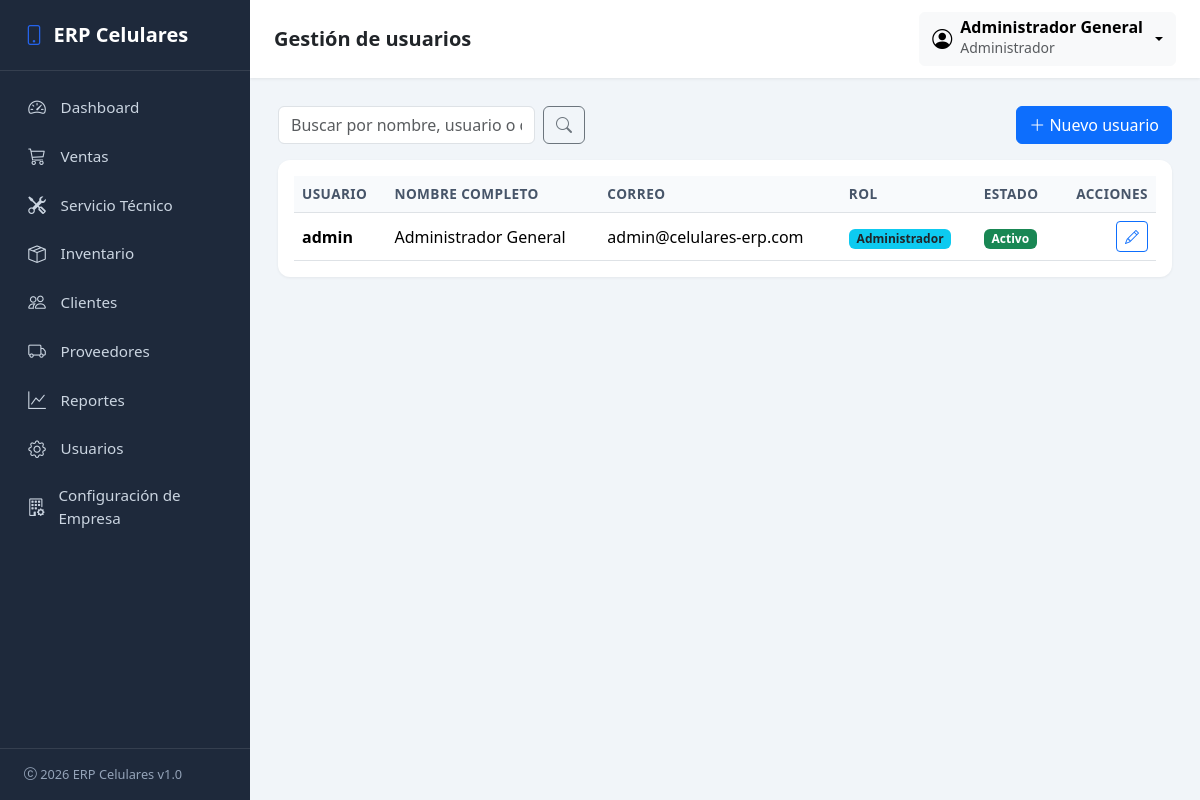
Page /cuentas/usuarios/ (signed in) on the committed database.
### company/models.py (models this page shows, shortened)
class Company(models.Model):
    class TipoEmpresa(models.TextChoices):
        NATURAL = 'natural', 'Persona Natural'
        JURIDICA = 'juridica', 'Persona Jurídica'
    class RegimenTributario(models.TextChoices):
        SIMPLIFICADO = 'simplificado', 'Régimen Simplificado'
        COMUN = 'comun', 'Régimen Común'
        SIMPLE = 'simple', 'Régimen Simple de Tributación'
        NO_RESPONSABLE = 'no_responsable', 'No Responsable de IVA'
    class Moneda(models.TextChoices):
        COP = 'COP', 'Peso Colombiano (COP)'
        USD = 'USD', 'Dólar Estadounidense (USD)'
        EUR = 'EUR', 'Euro (EUR)'
        MXN = 'MXN', 'Peso Mexicano (MXN)'
    class Idioma(models.TextChoices):
        ES = 'es', 'Español'
        EN = 'en', 'Inglés'
    class Estado(models.TextChoices):
        ACTIVA = 'activa', 'Activa'
        SUSPENDIDA = 'suspendida', 'Suspendida'
        PRUEBA = 'prueba', 'En prueba'
    nombre_comercial = models.CharField('Nombre comercial', max_length=150, blank=True)
    razon_social = models.CharField('Razón social', max_length=150, blank=True)
    nit = models.CharField('NIT', max_length=30, blank=True)
    tipo_empresa = models.CharField(
        'Tipo de empresa', max_length=20,
        choices=TipoEmpresa.choices, blank=True,
    )
    regimen_tributario = models.CharField(
        'Régimen tributario', max_length=20,
        choices=RegimenTributario.choices, blank=True,
    )
    responsable_iva = models.BooleanField('Responsable de IVA', default=True)
    actividad_economica = models.CharField(
        'Actividad económica', max_length=150, blank=True,
        help_text='Código CIIU y/o descripción de la actividad principal.',
    )
    direccion = models.CharField('Dirección', max_length=255, blank=True)
    pais = models.CharField('País', max_length=100, blank=True, default='Colombia')
    departamento = models.CharField('Departamento', max_length=100, blank=True)
    municipio = models.CharField('Municipio / Ciudad', max_length=100, blank=True)
    codigo_postal = models.CharField('Código postal', max_length=20, blank=True)
    telefono = models.CharField('Teléfono', max_length=30, blank=True)
    whatsapp = models.CharField('WhatsApp', max_length=30, blank=True)
    correo = models.EmailField('Correo electrónico', blank=True)
    sitio_web = models.URLField('Sitio web', blank=True)
    moneda = models.CharField('Moneda', max_length=3, choices=Moneda.choices, default=Moneda.COP)
    simbolo_moneda = models.CharField('Símbolo de moneda', max_length=5, default='$')
    idioma = models.CharField('Idioma', max_length=5, choices=Idioma.choices, default=Idioma.ES)
    zona_horaria = models.CharField('Zona horaria', max_length=50, default='America/Bogota')
    fecha_creacion = models.DateTimeField('Fecha de creación', auto_now_add=True)
    fecha_modificacion = models.DateTimeField('Fecha de última modificación', auto_now=True)
    estado = models.CharField('Estado', max_length=20, choices=Estado.choices, default=Estado.ACTIVA)
    activo = models.BooleanField('Activo', default=True)
    licencia = models.CharField('Licencia', max_length=50, blank=True, default='Estándar')
    version_erp = models.CharField('Versión del ERP', max_length=20, blank=True, default='1.0')
    class Meta:
        verbose_name = 'Empresa'
        verbose_name_plural = 'Configuración de Empresa'
    @classmethod
    def get_solo(cls):
        obj, _creado = cls.objects.get_or_create(pk=1)
        return obj

### accounts/models.py (models this page shows, shortened)
class CustomUser(AbstractUser):
    class Roles(models.TextChoices):
        ADMIN = 'admin', 'Administrador'
        VENDEDOR = 'vendedor', 'Vendedor'
        TECNICO = 'tecnico', 'Técnico'
    role = models.CharField(
        'Rol',
        max_length=20,
        choices=Roles.choices,
        default=Roles.VENDEDOR,
    )
    telefono = models.CharField('Teléfono', max_length=30, blank=True)
    class Meta:
        verbose_name = 'Usuario'
        verbose_name_plural = 'Usuarios'
    @property
    def es_admin(self):
        return self.role == self.Roles.ADMIN or self.is_superuser

### accounts/views.py (the view, shortened to what this page needs)
# urls.py: path('usuarios/', views.user_list, name='user_list'),
@admin_required
def user_list(request):
    busqueda = request.GET.get('q', '').strip()
    usuarios = CustomUser.objects.all().order_by('username')
    contexto = {'usuarios': usuarios, 'busqueda': busqueda}
    return render(request, 'accounts/user_list.html', contexto)

### company/context_processors.py (called while the page is built)
def company_context(request):
    try:
        company = Company.get_solo()
        branding = getattr(company, 'identidad_visual', None)
    except (OperationalError, ProgrammingError):
        company = None
        branding = None
    return {
        'company_config': company,
        'branding_config': branding,
    }

### templates/accounts/user_list.html (shortened to what this page needs)
{% extends 'base.html' %}
{% block page_title %}Gestión de usuarios{% endblock %}
{% block content %}
<div class="d-flex flex-wrap justify-content-between align-items-center mb-3 gap-2">
    <form class="d-flex" method="get" style="max-width: 360px;">
        <input type="text" name="q" value="{{ busqueda }}" class="form-control me-2"
               placeholder="Buscar por nombre, usuario o correo...">
        <button class="btn btn-outline-secondary" type="submit"><i class="bi bi-search"></i></button>
    </form>
    <a href="{% url 'accounts:user_create' %}" class="btn btn-primary">
        <i class="bi bi-plus-lg"></i> Nuevo usuario
    </a>
</div>
<div class="card">
    <div class="card-body">
        <div class="table-responsive">
            <table class="table table-hover align-middle mb-0">
                <thead>
                    <tr>
                        <th>Usuario</th>
                        <th>Nombre completo</th>
                        <th>Correo</th>
                        <th>Rol</th>
                        <th>Estado</th>
                        <th class="text-end">Acciones</th>
                    </tr>
                </thead>
                <tbody>
                    {% for u in usuarios %}
                    <tr>
                        <td class="fw-semibold">{{ u.username }}</td>
                        <td>{{ u.get_full_name|default:"—" }}</td>
                        <td>{{ u.email|default:"—" }}</td>
                        <td><span class="badge bg-info text-dark">{{ u.get_role_display }}</span></td>
                        <td>
                            {% if u.is_active %}
                                <span class="badge bg-success">Activo</span>
                            {% else %}
                                <span class="badge bg-secondary">Inactivo</span>
                            {% endif %}
                        </td>
                        <td class="text-end">
                            <a href="{% url 'accounts:user_update' u.pk %}" class="btn btn-sm btn-outline-primary">
                                <i class="bi bi-pencil"></i>
                            </a>
                        </td>
                    </tr>
                    {% empty %}
                    <tr><td colspan="6" class="text-center text-muted py-4">No se encontraron usuarios.</td></tr>
                    {% endfor %}
                </tbody>
            </table>
        </div>
    </div>
</div>
{% endblock %}

### templates/base.html (shortened to what this page needs)
{% load static %}
<!DOCTYPE html>
<html lang="es">
<head>
    <link href="https://cdn.jsdelivr.net/npm/bootstrap@5.3.3/dist/css/bootstrap.min.css" rel="stylesheet">
    <link href="https://cdn.jsdelivr.net/npm/bootstrap-icons@1.11.3/font/bootstrap-icons.css" rel="stylesheet">
    <link href="{% static 'css/styles.css' %}" rel="stylesheet">
    <link href="{% static 'css/loading.css' %}" rel="stylesheet">
</head>
<body class="erp-loading-activo">
    <aside class="erp-sidebar" id="erpSidebar">
        <div class="sidebar-brand">
            {% if branding_config and branding_config.logo_principal %}
            <img src="{{ branding_config.logo_principal.url }}" alt="Logo" style="height: 28px; width: auto;">
            {% else %}
            <i class="bi bi-phone"></i>
            {% endif %}
            <span>{{ company_config.nombre_comercial|default:'ERP Celulares' }}</span>
        </div>
        <nav class="nav flex-column">
            <a href="{% url 'dashboard:index' %}" class="nav-link {% if seccion_activa == 'dashboard' %}active{% endif %}">
                <i class="bi bi-speedometer2"></i> Dashboard
            </a>
            {% if user.es_admin or user.role == 'vendedor' %}
            <a href="{% url 'sales:sale_list' %}" class="nav-link {% if seccion_activa == 'ventas' %}active{% endif %}">
                <i class="bi bi-cart3"></i> Ventas
            </a>
            {% endif %}
            {% if user.es_admin or user.role == 'tecnico' %}
            <a href="{% url 'repairs:order_list' %}" class="nav-link {% if seccion_activa == 'servicio' %}active{% endif %}">
                <i class="bi bi-tools"></i> Servicio Técnico
            </a>
            {% endif %}
            {% if user.es_admin %}
            <a href="{% url 'inventory:product_list' %}" class="nav-link {% if seccion_activa == 'inventario' %}active{% endif %}">
                <i class="bi bi-box-seam"></i> Inventario
            </a>
            {% endif %}
            <a href="{% url 'clients:client_list' %}" class="nav-link {% if seccion_activa == 'clientes' %}active{% endif %}">
                <i class="bi bi-people"></i> Clientes
            </a>
            <a href="#" class="nav-link {% if seccion_activa == 'proveedores' %}active{% endif %}">
                <i class="bi bi-truck"></i> Proveedores
            </a>
            <a href="#" class="nav-link {% if seccion_activa == 'reportes' %}active{% endif %}">
                <i class="bi bi-graph-up"></i> Reportes
            </a>
            {% if user.es_admin %}
            <a href="{% url 'accounts:user_list' %}" class="nav-link {% if seccion_activa == 'configuracion' %}active{% endif %}">
                <i class="bi bi-gear"></i> Usuarios
            </a>
            <a href="{% url 'company:config' %}" class="nav-link {% if seccion_activa == 'configuracion_empresa' %}active{% endif %}">
                <i class="bi bi-building-gear"></i> Configuración de Empresa
            </a>
            {% endif %}
        </nav>
        <div class="sidebar-footer">
            <i class="bi bi-c-circle"></i> 2026 ERP Celulares v1.0
        </div>
    </aside>
    <div class="erp-content">
        <nav class="erp-navbar d-flex align-items-center justify-content-between">
            <div class="d-flex align-items-center gap-3">
                <h5 class="mb-0 fw-semibold">{% block page_title %}{% endblock %}</h5>
            </div>
            <div class="dropdown">
                <button class="btn btn-light d-flex align-items-center gap-2 dropdown-toggle"
                        type="button" data-bs-toggle="dropdown" aria-expanded="false">
                    <i class="bi bi-person-circle fs-5"></i>
                    <span class="text-start d-none d-sm-block">
                        <span class="d-block fw-semibold lh-1">{{ user.get_full_name|default:user.username }}</span>
                        <small class="text-muted">{{ user.get_role_display }}</small>
                    </span>
                </button>
            </div>
        </nav>
        <main class="erp-main">
            {% block content %}{% endblock %}
        </main>
    </div>
</body>
</html>

### static/css/styles.css (style rules this page uses)
:root { --erp-sidebar-bg: #1e293b; --erp-sidebar-bg-hover: #334155; --erp-sidebar-active: #2563eb; --erp-sidebar-text: #cbd5e1; --erp-sidebar-text-active: #ffffff; --erp-bg: #f1f5f9; --erp-primary: #2563eb; --erp-sidebar-width: 250px; }
body { background-color: var(--erp-bg); font-family: 'Segoe UI', system-ui, -apple-system, sans-serif; }
.erp-sidebar { position: fixed; top: 0; left: 0; height: 100vh; width: var(--erp-sidebar-width); background-color: var(--erp-sidebar-bg); color: var(--erp-sidebar-text); display: flex; flex-direction: column; z-index: 1040; transition: transform 0.3s ease; overflow-y: auto; }
.erp-sidebar .sidebar-brand { padding: 1.25rem 1.5rem; font-size: 1.25rem; font-weight: 700; color: #fff; border-bottom: 1px solid rgba(255, 255, 255, 0.1); display: flex; align-items: center; gap: 0.6rem; }
.erp-sidebar .sidebar-brand i { color: var(--erp-sidebar-active); }
.erp-sidebar .nav { padding: 0.75rem 0; flex: 1; }
.erp-sidebar .nav-link { color: var(--erp-sidebar-text); padding: 0.7rem 1.5rem; display: flex; align-items: center; gap: 0.85rem; font-size: 0.95rem; border-left: 3px solid transparent; transition: all 0.15s ease; }
.erp-sidebar .nav-link i { font-size: 1.1rem; width: 20px; text-align: center; }
.erp-sidebar .sidebar-footer { padding: 1rem 1.5rem; font-size: 0.8rem; border-top: 1px solid rgba(255, 255, 255, 0.1); color: #94a3b8; }
.erp-content { margin-left: var(--erp-sidebar-width); min-height: 100vh; transition: margin 0.3s ease; }
.erp-navbar { background-color: #fff; box-shadow: 0 1px 3px rgba(0, 0, 0, 0.08); padding: 0.75rem 1.5rem; }
.erp-main { padding: 1.75rem; }
.card { border: none; border-radius: 0.75rem; box-shadow: 0 1px 3px rgba(0, 0, 0, 0.06); }
.table thead th { background-color: #f8fafc; color: #475569; font-size: 0.85rem; text-transform: uppercase; letter-spacing: 0.03em; }

### rows in the picture
Company: nombre_comercial "ERP Celulares"
CustomUser: get_full_name "Administrador General", role "Administrador", username "admin", email "admin@celulares-erp.com", is_active "Activo"
